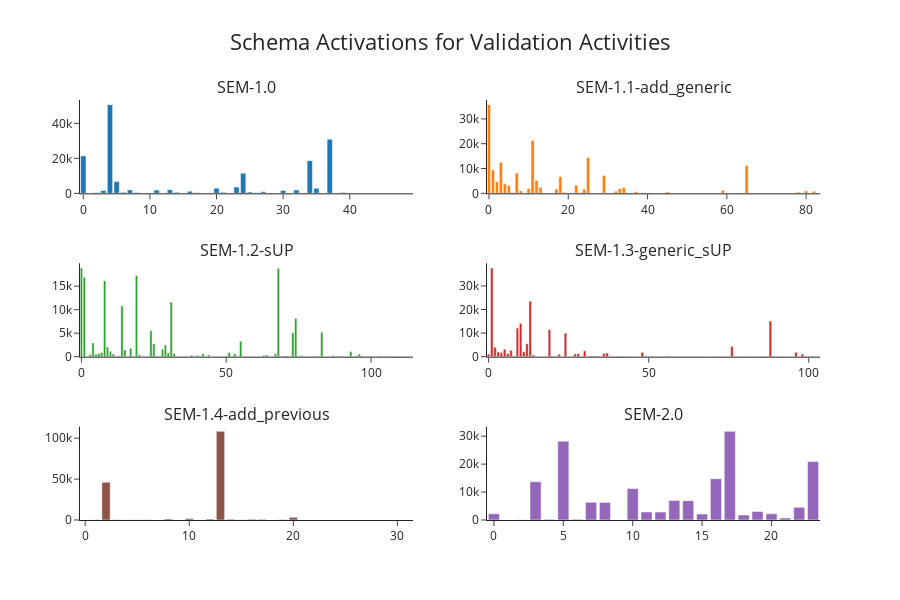

Notebook cell for this chart:
### Code cell
fig = make_subplots(rows=3, cols=2, 
                    subplot_titles=['SEM-1.0', 'SEM-1.1-add_generic', 'SEM-1.2-sUP', 'SEM-1.3-generic_sUP', 'SEM-1.4-add_previous', 'SEM-2.0']
                   )
for i, n in enumerate(names):
    df_select = df[df.tag == n]
    fig.add_trace(
    go.Bar(x=df_select.schema, y=df_select.c_eval,
                 # xbins=go.histogram.XBins(size=1, start=0, end=len(activation)+2)
            ),
        row=(i//2 + 1), col=(i%2+1) if i < 4 else ((i+1)%2+1)
    )
fig.update_layout(layout, showlegend=False, 
                  title_text="Schema Activations for Validation Activities",
                  width=900, height=600)

### Figure 1 — Plotly figure (JSON) as saved in the notebook; plotly's stock layout.template omitted (floating-point values rounded to 4 significant figures)
{"data": [{"type": "bar", "x": [0, 1, 2, 3, 4, 5, 6, 7, 8, 9, 10, 11, 12, 13, 14, 15, 16, 17, 18, 19, 20, 21, 22, 23, 24, 25, 26, 27, 28, 29, 30, 31, 32, 33, 34, 35, 36, 37, 38, 39, 40, 41, 42, 43, 44, 45, 46, 47, 48, 49], "xaxis": "x", "y": [21394, 69, 483, 1656, 50684, 6696, 558, 1949, 534, 83, 80, 1841, 18, 2061, 583, 15, 1203, 334, 8, 23, 2970, 565, 50, 3576, 11508, 707, 334, 843, 0, 0, 1638, 0, 1946, 68, 18664, 2881, 55, 30879, 0, 440, 3, 0, 32, 0, 0, 39, 49, 125, 4, 48], "yaxis": "y"}, {"type": "bar", "x": [0, 1, 2, 3, 4, 5, 6, 7, 8, 9, 10, 11, 12, 13, 14, 15, 16, 17, 18, 19, 20, 21, 22, 23, 24, 25, 26, 27, 28, 29, 30, 31, 32, 33, 34, 35, 36, 37, 38, 39, 40, 41, 42, 43, 44, 45, 46, 47, 48, 49, 50, 51, 52, 53, 54, 55, 56, 57, 58, 59, 60, 61, 62, 63, 64, 65, 66, 67, 68, 69, 70, 71, 72, 73, 74, 75, 76, 77, 78, 79, 80, 81, 82, 83], "xaxis": "x2", "y": [35725, 9472, 4690, 12500, 3819, 3160, 311, 8210, 1071, 1, 1962, 21277, 5216, 2428, 0, 0, 3, 1772, 6751, 406, 3, 1, 3255, 337, 1697, 14459, 15, 0, 0, 7180, 0, 0, 867, 1915, 2305, 185, 0, 679, 113, 6, 0, 0, 0, 5, 0, 582, 60, 37, 0, 120, 41, 0, 0, 0, 0, 0, 0, 0, 0, 1286, 0, 0, 2, 0, 0, 11240, 0, 0, 0, 0, 0, 0, 0, 0, 0, 162, 0, 0, 489, 0, 1009, 0, 871, 1], "yaxis": "y2"}, {"type": "bar", "x": [0, 1, 2, 3, 4, 5, 6, 7, 8, 9, 10, 11, 12, 13, 14, 15, 16, 17, 18, 19, 20, 21, 22, 23, 24, 25, 26, 27, 28, 29, 30, 31, 32, 33, 34, 35, 36, 37, 38, 39, 40, 41, 42, 43, 44, 45, 46, 47, 48, 49, 50, 51, 52, 53, 54, 55, 56, 57, 58, 59, 60, 61, 62, 63, 64, 65, 66, 67, 68, 69, 70, 71, 72, 73, 74, 75, 76, 77, 78, 79, 80, 81, 82, 83, 84, 85, 86, 87, 88, 89, 90, 91, 92, 93, 94, 95, 96, 97, 98, 99, 100, 101, 102, 103, 104, 105, 106, 107, 108, 109, 110, 111, 112, 113, 114], "xaxis": "x3", "y": [18867, 16895, 0, 474, 2899, 520, 696, 893, 16147, 2074, 1151, 565, 3, 160, 10804, 1443, 11, 1809, 23, 17271, 419, 0, 0, 0, 5490, 2719, 58, 10, 1585, 2504, 788, 11647, 686, 11, 0, 0, 86, 7, 306, 54, 276, 114, 616, 0, 398, 0, 0, 0, 50, 0, 112, 896, 0, 615, 0, 3290, 0, 45, 1, 21, 0, 0, 0, 307, 337, 0, 0, 698, 18798, 0, 90, 164, 20, 5078, 8154, 16, 264, 0, 49, 0, 83, 0, 34, 5216, 6, 34, 18, 266, 0, 136, 67, 0, 29, 1108, 0, 169, 589, 111, 1, 0, 112, 0, 0, 77, 0, 41, 13, 0, 18, 0, 31, 53, 0, 0, 0], "yaxis": "y3"}, {"type": "bar", "x": [0, 1, 2, 3, 4, 5, 6, 7, 8, 9, 10, 11, 12, 13, 14, 15, 16, 17, 18, 19, 20, 21, 22, 23, 24, 25, 26, 27, 28, 29, 30, 31, 32, 33, 34, 35, 36, 37, 38, 39, 40, 41, 42, 43, 44, 45, 46, 47, 48, 49, 50, 51, 52, 53, 54, 55, 56, 57, 58, 59, 60, 61, 62, 63, 64, 65, 66, 67, 68, 69, 70, 71, 72, 73, 74, 75, 76, 77, 78, 79, 80, 81, 82, 83, 84, 85, 86, 87, 88, 89, 90, 91, 92, 93, 94, 95, 96, 97, 98, 99, 100, 101, 102, 103], "xaxis": "x4", "y": [1128, 37602, 4006, 1995, 1753, 3189, 1301, 2720, 29, 12134, 14099, 2106, 5522, 23467, 685, 0, 0, 0, 2, 11476, 36, 0, 1037, 0, 9984, 0, 0, 1129, 1271, 0, 2462, 0, 162, 316, 158, 20, 1382, 1557, 1, 0, 0, 37, 0, 0, 0, 35, 2, 10, 1842, 136, 0, 27, 0, 0, 0, 0, 205, 1, 3, 0, 0, 0, 0, 0, 0, 0, 0, 5, 60, 0, 0, 10, 0, 0, 0, 0, 4260, 0, 0, 0, 19, 0, 0, 0, 0, 0, 90, 0, 15152, 0, 0, 0, 0, 0, 0, 2, 1875, 0, 1160, 36, 0, 0, 0, 0], "yaxis": "y4"}, {"type": "bar", "x": [0, 1, 2, 3, 4, 5, 6, 7, 8, 9, 10, 11, 12, 13, 14, 15, 16, 17, 18, 19, 20, 21, 22, 23], "xaxis": "x6", "y": [2215, 10, 58, 13684, 252, 28198, 287, 6332, 6288, 28, 11271, 2905, 2828, 7001, 6930, 2155, 14794, 31734, 1793, 3087, 2209, 725, 4528, 20909], "yaxis": "y6"}, {"type": "bar", "x": [0, 1, 2, 3, 4, 5, 6, 7, 8, 9, 10, 11, 12, 13, 14, 15, 16, 17, 18, 19, 20, 21, 22, 23, 24, 25, 26, 27, 28, 29, 30, 31], "xaxis": "x5", "y": [132, 381, 46214, 366, 325, 248, 164, 20, 1295, 0, 1788, 3, 1086, 108360, 983, 337, 1071, 861, 0, 653, 3377, 2, 0, 23, 0, 7, 0, 0, 0, 0, 0, 0], "yaxis": "y5"}], "layout": {"annotations": [{"font": {"size": 16}, "showarrow": false, "text": "SEM-1.0", "x": 0.225, "xanchor": "center", "xref": "paper", "y": 1, "yanchor": "bottom", "yref": "paper"}, {"font": {"size": 16}, "showarrow": false, "text": "SEM-1.1-add_generic", "x": 0.775, "xanchor": "center", "xref": "paper", "y": 1, "yanchor": "bottom", "yref": "paper"}, {"font": {"size": 16}, "showarrow": false, "text": "SEM-1.2-sUP", "x": 0.225, "xanchor": "center", "xref": "paper", "y": 0.6111, "yanchor": "bottom", "yref": "paper"}, {"font": {"size": 16}, "showarrow": false, "text": "SEM-1.3-generic_sUP", "x": 0.775, "xanchor": "center", "xref": "paper", "y": 0.6111, "yanchor": "bottom", "yref": "paper"}, {"font": {"size": 16}, "showarrow": false, "text": "SEM-1.4-add_previous", "x": 0.225, "xanchor": "center", "xref": "paper", "y": 0.2222, "yanchor": "bottom", "yref": "paper"}, {"font": {"size": 16}, "showarrow": false, "text": "SEM-2.0", "x": 0.775, "xanchor": "center", "xref": "paper", "y": 0.2222, "yanchor": "bottom", "yref": "paper"}], "height": 600, "margin": {"autoexpand": true}, "showlegend": false, "title": {"font": {"size": 22}, "text": "Schema Activations for Validation Activities", "x": 0.5}, "width": 900, "xaxis": {"anchor": "y", "autorange": true, "domain": [0, 0.45], "range": [-0.5, 49.5], "type": "linear"}, "xaxis2": {"anchor": "y2", "autorange": true, "domain": [0.55, 1], "range": [-0.5, 83.5], "type": "linear"}, "xaxis3": {"anchor": "y3", "autorange": true, "domain": [0, 0.45], "range": [-0.5, 114.5], "type": "linear"}, "xaxis4": {"anchor": "y4", "autorange": true, "domain": [0.55, 1], "range": [-0.5, 103.5], "type": "linear"}, "xaxis5": {"anchor": "y5", "autorange": true, "domain": [0, 0.45], "range": [-0.5, 31.5], "type": "linear"}, "xaxis6": {"anchor": "y6", "autorange": true, "domain": [0.55, 1], "range": [-0.5, 23.5], "type": "linear"}, "yaxis": {"anchor": "x", "autorange": true, "domain": [0.7778, 1], "range": [0, 53350.0], "type": "linear"}, "yaxis2": {"anchor": "x2", "autorange": true, "domain": [0.7778, 1], "range": [0, 37610.0], "type": "linear"}, "yaxis3": {"anchor": "x3", "autorange": true, "domain": [0.3889, 0.6111], "range": [0, 19860], "type": "linear"}, "yaxis4": {"anchor": "x4", "autorange": true, "domain": [0.3889, 0.6111], "range": [0, 39580.0], "type": "linear"}, "yaxis5": {"anchor": "x5", "autorange": true, "domain": [0, 0.2222], "range": [0, 114100.0], "type": "linear"}, "yaxis6": {"anchor": "x6", "autorange": true, "domain": [0, 0.2222], "range": [0, 33400.0], "type": "linear"}}}
